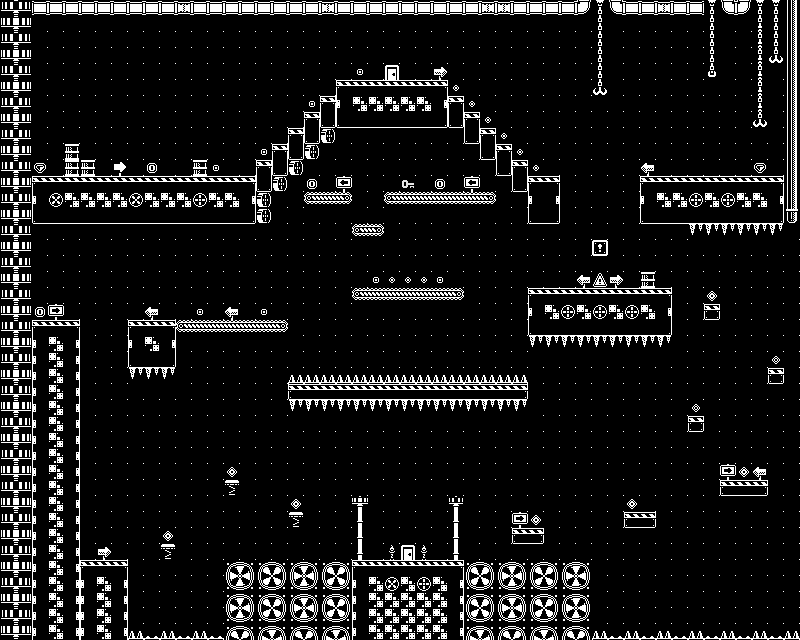

Below is a game level as drawn by its tile map, then a one-line description and the .tmx that defines it (tile-layer data replaced by summaries):
An orthogonal 50x40 tile map with 16x16 px tiles, 14 tile layers (Backdrop, Background, Enemy, Midground, ...).

<map version="1.10" tiledversion="1.10.2" orientation="orthogonal" renderorder="right-down" width="50" height="40" tilewidth="16" tileheight="16" infinite="0" nextlayerid="15" nextobjectid="1">
 <editorsettings>
  <export target="level2.tmj" format="json" />
 </editorsettings>
 <tileset firstgid="1" name="base_black" tilewidth="16" tileheight="16" tilecount="400" columns="20">
  <image source="../kenney_1-bit-platformer-pack/Tilemap/monochrome_tilemap_packed.png" width="320" height="320" />
  <tile id="1">
   <properties>
    <property name="value" type="int" value="10" />
   </properties>
  </tile>
  <tile id="2">
   <properties>
    <property name="value" type="int" value="25" />
   </properties>
  </tile>
  <tile id="12">
   <properties>
    <property name="collides" type="bool" value="true" />
   </properties>
  </tile>
  <tile id="20">
   <properties>
    <property name="value" type="int" value="5" />
   </properties>
  </tile>
  <tile id="21">
   <properties>
    <property name="value" type="int" value="10" />
   </properties>
  </tile>
  <tile id="22">
   <properties>
    <property name="value" type="int" value="15" />
   </properties>
  </tile>
  <tile id="27">
   <properties>
    <property name="isCheckpoint" type="bool" value="true" />
   </properties>
  </tile>
  <tile id="32">
   <properties>
    <property name="collides" type="bool" value="true" />
   </properties>
  </tile>
  <tile id="52">
   <properties>
    <property name="collides" type="bool" value="true" />
   </properties>
  </tile>
  <tile id="56">
   <properties>
    <property name="isDoor" type="bool" value="true" />
   </properties>
  </tile>
  <tile id="57">
   <properties>
    <property name="isDoor" type="bool" value="true" />
   </properties>
  </tile>
  <tile id="58">
   <properties>
    <property name="isDoor" type="bool" value="true" />
   </properties>
  </tile>
  <tile id="59">
   <properties>
    <property name="isDoor" type="bool" value="true" />
   </properties>
  </tile>
  <tile id="62">
   <properties>
    <property name="value" type="int" value="50" />
   </properties>
  </tile>
  <tile id="72">
   <properties>
    <property name="direction" type="int" value="-1" />
    <property name="isSpawn" type="bool" value="true" />
    <property name="range" type="int" value="1" />
   </properties>
  </tile>
  <tile id="73">
   <properties>
    <property name="direction" type="int" value="1" />
    <property name="isSpawn" type="bool" value="true" />
    <property name="range" type="int" value="1" />
   </properties>
  </tile>
  <tile id="77">
   <properties>
    <property name="isSpawn" type="bool" value="true" />
   </properties>
  </tile>
  <tile id="78">
   <properties>
    <property name="isDoor" type="bool" value="true" />
   </properties>
  </tile>
  <tile id="79">
   <properties>
    <property name="isDoor" type="bool" value="true" />
   </properties>
  </tile>
  <tile id="82">
   <properties>
    <property name="value" type="int" value="50" />
   </properties>
  </tile>
  <tile id="92">
   <properties>
    <property name="direction" type="int" value="-1" />
    <property name="isSpawn" type="bool" value="true" />
    <property name="range" type="int" value="3" />
   </properties>
  </tile>
  <tile id="93">
   <properties>
    <property name="direction" type="int" value="1" />
    <property name="isSpawn" type="bool" value="true" />
    <property name="range" type="int" value="3" />
   </properties>
  </tile>
  <tile id="96">
   <properties>
    <property name="isKey" type="bool" value="true" />
   </properties>
  </tile>
  <tile id="97">
   <properties>
    <property name="isKey" type="bool" value="true" />
   </properties>
  </tile>
  <tile id="98">
   <properties>
    <property name="isDoor" type="bool" value="true" />
   </properties>
  </tile>
  <tile id="99">
   <properties>
    <property name="isDoor" type="bool" value="true" />
   </properties>
  </tile>
  <tile id="102">
   <properties>
    <property name="value" type="int" value="75" />
   </properties>
  </tile>
  <tile id="122">
   <properties>
    <property name="isKill" type="bool" value="true" />
   </properties>
  </tile>
  <tile id="123">
   <properties>
    <property name="collides" type="bool" value="true" />
   </properties>
  </tile>
  <tile id="124">
   <properties>
    <property name="collides" type="bool" value="true" />
   </properties>
  </tile>
  <tile id="125">
   <properties>
    <property name="collides" type="bool" value="true" />
   </properties>
  </tile>
  <tile id="126">
   <properties>
    <property name="collides" type="bool" value="true" />
   </properties>
  </tile>
  <tile id="163">
   <properties>
    <property name="collides" type="bool" value="true" />
   </properties>
  </tile>
  <tile id="164">
   <properties>
    <property name="collides" type="bool" value="true" />
   </properties>
  </tile>
  <tile id="165">
   <properties>
    <property name="collides" type="bool" value="true" />
   </properties>
  </tile>
  <tile id="166">
   <properties>
    <property name="isKill" type="bool" value="true" />
   </properties>
  </tile>
  <tile id="183">
   <properties>
    <property name="isKill" type="bool" value="true" />
   </properties>
   <animation>
    <frame tileid="183" duration="150" />
    <frame tileid="203" duration="150" />
   </animation>
  </tile>
  <tile id="184">
   <properties>
    <property name="direction" type="int" value="-1" />
    <property name="isSpawn" type="bool" value="true" />
    <property name="range" type="int" value="2" />
   </properties>
  </tile>
  <tile id="186">
   <properties>
    <property name="direction" type="int" value="1" />
    <property name="isSpawn" type="bool" value="true" />
    <property name="range" type="int" value="2" />
   </properties>
  </tile>
  <tile id="190">
   <properties>
    <property name="collides" type="bool" value="true" />
   </properties>
  </tile>
  <tile id="191">
   <properties>
    <property name="collides" type="bool" value="true" />
   </properties>
  </tile>
  <tile id="192">
   <properties>
    <property name="collides" type="bool" value="true" />
   </properties>
  </tile>
  <tile id="193">
   <properties>
    <property name="collides" type="bool" value="true" />
   </properties>
  </tile>
  <tile id="194">
   <properties>
    <property name="collides" type="bool" value="true" />
   </properties>
  </tile>
  <tile id="203">
   <properties>
    <property name="isKill" type="bool" value="true" />
   </properties>
   <animation>
    <frame tileid="203" duration="150" />
    <frame tileid="183" duration="150" />
   </animation>
  </tile>
  <tile id="210">
   <properties>
    <property name="collides" type="bool" value="true" />
   </properties>
  </tile>
  <tile id="211">
   <properties>
    <property name="collides" type="bool" value="true" />
   </properties>
  </tile>
  <tile id="212">
   <properties>
    <property name="collides" type="bool" value="true" />
   </properties>
  </tile>
  <tile id="213">
   <properties>
    <property name="collides" type="bool" value="true" />
   </properties>
  </tile>
  <tile id="214">
   <properties>
    <property name="collides" type="bool" value="true" />
   </properties>
  </tile>
  <tile id="230">
   <properties>
    <property name="collides" type="bool" value="true" />
   </properties>
  </tile>
  <tile id="231">
   <properties>
    <property name="collides" type="bool" value="true" />
   </properties>
  </tile>
  <tile id="232">
   <properties>
    <property name="collides" type="bool" value="true" />
   </properties>
  </tile>
  <tile id="233">
   <properties>
    <property name="collides" type="bool" value="true" />
   </properties>
  </tile>
  <tile id="234">
   <properties>
    <property name="collides" type="bool" value="true" />
   </properties>
  </tile>
  <tile id="250">
   <properties>
    <property name="collides" type="bool" value="true" />
   </properties>
  </tile>
  <tile id="251">
   <properties>
    <property name="collides" type="bool" value="true" />
   </properties>
  </tile>
  <tile id="252">
   <properties>
    <property name="collides" type="bool" value="true" />
   </properties>
  </tile>
  <tile id="253">
   <properties>
    <property name="collides" type="bool" value="true" />
   </properties>
  </tile>
  <tile id="254">
   <properties>
    <property name="collides" type="bool" value="true" />
   </properties>
  </tile>
  <tile id="287">
   <properties>
    <property name="isKill" type="bool" value="true" />
   </properties>
   <animation>
    <frame tileid="287" duration="50" />
    <frame tileid="327" duration="50" />
   </animation>
  </tile>
  <tile id="288">
   <properties>
    <property name="isKill" type="bool" value="true" />
   </properties>
   <animation>
    <frame tileid="288" duration="50" />
    <frame tileid="328" duration="50" />
   </animation>
  </tile>
  <tile id="289">
   <properties>
    <property name="isKill" type="bool" value="true" />
   </properties>
   <animation>
    <frame tileid="289" duration="50" />
    <frame tileid="309" duration="50" />
   </animation>
  </tile>
  <tile id="307">
   <properties>
    <property name="isKill" type="bool" value="true" />
   </properties>
   <animation>
    <frame tileid="307" duration="50" />
    <frame tileid="347" duration="50" />
   </animation>
  </tile>
  <tile id="308">
   <properties>
    <property name="isKill" type="bool" value="true" />
   </properties>
   <animation>
    <frame tileid="308" duration="50" />
    <frame tileid="348" duration="50" />
   </animation>
  </tile>
  <tile id="309">
   <properties>
    <property name="isKill" type="bool" value="true" />
   </properties>
   <animation>
    <frame tileid="309" duration="50" />
    <frame tileid="289" duration="50" />
   </animation>
  </tile>
  <tile id="320">
   <properties>
    <property name="isKill" type="bool" value="true" />
   </properties>
  </tile>
  <tile id="321">
   <properties>
    <property name="isKill" type="bool" value="true" />
   </properties>
  </tile>
  <tile id="322">
   <properties>
    <property name="isKill" type="bool" value="true" />
   </properties>
  </tile>
  <tile id="323">
   <properties>
    <property name="isKill" type="bool" value="true" />
   </properties>
  </tile>
  <tile id="324">
   <properties>
    <property name="isKill" type="bool" value="true" />
   </properties>
  </tile>
  <tile id="327">
   <properties>
    <property name="isKill" type="bool" value="true" />
   </properties>
   <animation>
    <frame tileid="327" duration="50" />
    <frame tileid="287" duration="50" />
   </animation>
  </tile>
  <tile id="328">
   <properties>
    <property name="isKill" type="bool" value="true" />
   </properties>
   <animation>
    <frame tileid="328" duration="50" />
    <frame tileid="288" duration="50" />
   </animation>
  </tile>
  <tile id="340">
   <properties>
    <property name="isKill" type="bool" value="true" />
   </properties>
  </tile>
  <tile id="341">
   <properties>
    <property name="isKill" type="bool" value="true" />
   </properties>
  </tile>
  <tile id="342">
   <properties>
    <property name="isKill" type="bool" value="true" />
   </properties>
  </tile>
  <tile id="343">
   <properties>
    <property name="isKill" type="bool" value="true" />
   </properties>
  </tile>
  <tile id="344">
   <properties>
    <property name="isKill" type="bool" value="true" />
   </properties>
  </tile>
  <tile id="347">
   <properties>
    <property name="isKill" type="bool" value="true" />
   </properties>
   <animation>
    <frame tileid="347" duration="50" />
    <frame tileid="307" duration="50" />
   </animation>
  </tile>
  <tile id="348">
   <properties>
    <property name="isKill" type="bool" value="true" />
   </properties>
   <animation>
    <frame tileid="348" duration="50" />
    <frame tileid="308" duration="50" />
   </animation>
  </tile>
  <tile id="349">
   <properties>
    <property name="isKill" type="bool" value="true" />
   </properties>
   <animation>
    <frame tileid="349" duration="50" />
    <frame tileid="350" duration="50" />
   </animation>
  </tile>
  <tile id="350">
   <properties>
    <property name="isKill" type="bool" value="true" />
   </properties>
   <animation>
    <frame tileid="350" duration="50" />
    <frame tileid="349" duration="50" />
   </animation>
  </tile>
  <tile id="360">
   <properties>
    <property name="isKill" type="bool" value="true" />
   </properties>
  </tile>
  <tile id="361">
   <properties>
    <property name="isKill" type="bool" value="true" />
   </properties>
  </tile>
  <tile id="362">
   <properties>
    <property name="isKill" type="bool" value="true" />
   </properties>
  </tile>
  <tile id="363">
   <properties>
    <property name="isKill" type="bool" value="true" />
   </properties>
  </tile>
  <tile id="364">
   <properties>
    <property name="isKill" type="bool" value="true" />
   </properties>
  </tile>
  <tile id="365">
   <properties>
    <property name="isKill" type="bool" value="true" />
   </properties>
  </tile>
  <tile id="366">
   <properties>
    <property name="isKill" type="bool" value="true" />
   </properties>
  </tile>
  <tile id="367">
   <properties>
    <property name="isKill" type="bool" value="true" />
   </properties>
   <animation>
    <frame tileid="367" duration="50" />
    <frame tileid="387" duration="50" />
   </animation>
  </tile>
  <tile id="368">
   <properties>
    <property name="isKill" type="bool" value="true" />
   </properties>
   <animation>
    <frame tileid="368" duration="50" />
    <frame tileid="388" duration="50" />
   </animation>
  </tile>
  <tile id="369">
   <properties>
    <property name="isKill" type="bool" value="true" />
   </properties>
   <animation>
    <frame tileid="369" duration="50" />
    <frame tileid="370" duration="50" />
   </animation>
  </tile>
  <tile id="370">
   <properties>
    <property name="isKill" type="bool" value="true" />
   </properties>
   <animation>
    <frame tileid="370" duration="50" />
    <frame tileid="369" duration="50" />
   </animation>
  </tile>
  <tile id="380">
   <properties>
    <property name="isKill" type="bool" value="true" />
   </properties>
  </tile>
  <tile id="381">
   <properties>
    <property name="isKill" type="bool" value="true" />
   </properties>
  </tile>
  <tile id="382">
   <properties>
    <property name="isKill" type="bool" value="true" />
   </properties>
  </tile>
  <tile id="383">
   <properties>
    <property name="isKill" type="bool" value="true" />
   </properties>
  </tile>
  <tile id="384">
   <properties>
    <property name="isKill" type="bool" value="true" />
   </properties>
  </tile>
  <tile id="385">
   <properties>
    <property name="isKill" type="bool" value="true" />
   </properties>
  </tile>
  <tile id="386">
   <properties>
    <property name="isKill" type="bool" value="true" />
   </properties>
  </tile>
  <tile id="387">
   <properties>
    <property name="isKill" type="bool" value="true" />
   </properties>
   <animation>
    <frame tileid="387" duration="50" />
    <frame tileid="367" duration="50" />
   </animation>
  </tile>
  <tile id="388">
   <properties>
    <property name="isKill" type="bool" value="true" />
   </properties>
   <animation>
    <frame tileid="388" duration="50" />
    <frame tileid="368" duration="50" />
   </animation>
  </tile>
 </tileset>
 <layer id="1" name="Backdrop" width="50" height="40">
  <data>[2000 cells, 2000 non-empty, 1 distinct tile ids]</data>
 </layer>
 <layer id="2" name="Background" width="50" height="40">
  <data>[2000 cells, 0 non-empty, 0 distinct tile ids]</data>
 </layer>
 <layer id="14" name="Enemy" width="50" height="40">
  <data>[2000 cells, 7 non-empty, 4 distinct tile ids]</data>
 </layer>
 <layer id="3" name="Midground" width="50" height="40">
  <data>[2000 cells, 15 non-empty, 3 distinct tile ids]</data>
 </layer>
 <layer id="4" name="Walkable" width="50" height="40">
  <data>[2000 cells, 272 non-empty, 19 distinct tile ids]</data>
 </layer>
 <layer id="5" name="Platform" width="50" height="40">
  <data>[2000 cells, 29 non-empty, 4 distinct tile ids]</data>
 </layer>
 <layer id="6" name="Foreground" width="50" height="40">
  <data>[2000 cells, 93 non-empty, 16 distinct tile ids]</data>
 </layer>
 <layer id="7" name="Key" width="50" height="40" opacity="0.9">
  <data>[2000 cells, 1 non-empty, 1 distinct tile ids]</data>
 </layer>
 <layer id="8" name="Coins" width="50" height="40">
  <data>[2000 cells, 32 non-empty, 6 distinct tile ids]</data>
 </layer>
 <layer id="9" name="Checkpoint" width="50" height="40">
  <data>[2000 cells, 1 non-empty, 1 distinct tile ids]</data>
 </layer>
 <layer id="10" name="Doors" width="50" height="40">
  <data>[2000 cells, 0 non-empty, 0 distinct tile ids]</data>
 </layer>
 <layer id="11" name="In" width="50" height="40">
  <data>[2000 cells, 1 non-empty, 1 distinct tile ids]</data>
 </layer>
 <layer id="12" name="Out" width="50" height="40">
  <data>[2000 cells, 1 non-empty, 1 distinct tile ids]</data>
 </layer>
 <layer id="13" name="Kill" width="50" height="40">
  <data>[2000 cells, 258 non-empty, 22 distinct tile ids]</data>
 </layer>
</map>
